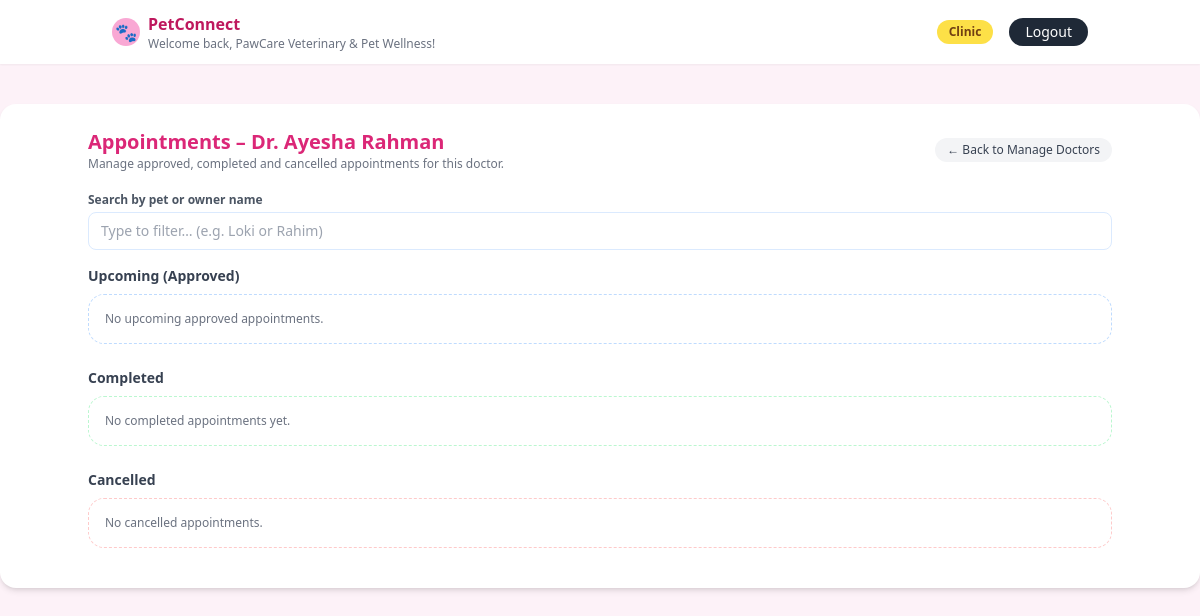
The page /clinic/doctor/3/appointments (signed in) on the database its author committed.
### tables this page shows
CREATE TABLE clinics (
    id INTEGER PRIMARY KEY AUTOINCREMENT,
    user_id INTEGER NOT NULL UNIQUE,
    name TEXT NOT NULL,
    license_number TEXT NOT NULL,
    email TEXT NOT NULL,
    contact_number TEXT NOT NULL,
    location TEXT NOT NULL,
    FOREIGN KEY (user_id) REFERENCES users(id)
);

CREATE TABLE doctors (
    id INTEGER PRIMARY KEY AUTOINCREMENT,
    clinic_id INTEGER NOT NULL,
    name TEXT NOT NULL,
    email TEXT NOT NULL,
    base_fee REAL NOT NULL,
    qualifications TEXT NOT NULL,
    rating REAL DEFAULT 0,
    weekly_schedule TEXT NOT NULL,
    FOREIGN KEY (clinic_id) REFERENCES clinics(id)
);

### app.py (the view, shortened to what this page needs)
@app.route("/clinic/doctor/<int:doctor_id>/appointments")
def clinic_doctor_appointments(doctor_id):
    if "user_id" not in session or session.get("role") != "clinic":
        return redirect(url_for("login"))
    clinic = get_or_create_clinic_for_current_user()
    if not clinic:
        flash("Clinic profile not found.", "danger")
        return redirect(url_for("login"))
    conn = get_db()
    cur = conn.cursor()
    auto_update_past_appointments(conn)
    doctor = cur.execute(
        "SELECT * FROM doctors WHERE id = ? AND clinic_id = ?",
        (doctor_id, clinic["id"]),
    ).fetchone()
    if not doctor:
        conn.close()
        flash("Doctor not found for this clinic.", "danger")
        return redirect(url_for("clinic_dashboard", tab="appointments"))
    q = (request.args.get("q") or "").strip()
    params = [doctor_id]
    where_extra = ""
    if q:
        where_extra = " AND LOWER(p.name) LIKE ?"
        params.append(f"%{q.lower()}%")
    rows = cur.execute(
        f"""
        SELECT
            a.id,
            a.appointment_date,
            a.status,
            a.rating,
            p.name               AS pet_name,
            CASE
                WHEN p.photo_filename IS NOT NULL AND p.photo_filename != ''
                THEN 'pet_photos/' || p.photo_filename
                ELSE 'images/paw-placeholder.png'
            END AS pet_photo,

            p.age                AS pet_age,
            p.age                AS age,

            p.animal_type        AS pet_animal_type,
            p.animal_type        AS animal_type,

            p.breed              AS pet_breed,
            p.breed              AS breed,

            p.gender             AS pet_gender,
            p.gender             AS gender,

            p.vaccination_status AS pet_vaccination_status,
            p.vaccination_status AS vaccination_status,

            o.name               AS owner_name,
            d.name               AS doctor_name
        FROM appointments a
        JOIN pets    p ON a.pet_id   = p.id
        JOIN owners  o ON p.owner_id = o.id
        JOIN doctors d ON a.doctor_id = d.id
        WHERE a.doctor_id = ?
          {where_extra}
        ORDER BY a.appointment_date ASC
        """,
        params,
    ).fetchall()
    conn.close()
    requests, upcoming, completed, cancelled = [], [], [], []
    return render_template(
        "clinic_doctor_appointments.html",
        clinic=clinic,
        doctor=doctor,
        q=q,
        requests=requests,
        upcoming=upcoming,
        completed=completed,
        cancelled=cancelled,
    )

### app.py (called while the page is built, shortened)
def get_db():
    conn = sqlite3.connect(app.config["DATABASE"])
    conn.row_factory = sqlite3.Row
    return conn

def get_or_create_clinic_for_current_user():
    user_id = session.get("user_id")
    if not user_id:
        return None
    conn = get_db()
    cur = conn.cursor()
    clinic = cur.execute(
        "SELECT * FROM clinics WHERE user_id = ?", (user_id,)
    ).fetchone()
    conn.close()
    return clinic

### templates/clinic_doctor_appointments.html (shortened to what this page needs)
{% extends "base.html" %}
{% block content %}
<div class="max-w-5xl mx-auto">
  <div class="flex items-center justify-between mb-5">
    <div>
      <h2 class="text-xl font-semibold text-pink-600">
        Appointments – {{ doctor['name'] }}
      </h2>
      <p class="text-xs text-gray-500">
        Manage approved, completed and cancelled appointments for this doctor.
      </p>
    </div>
    <a href="{{ url_for('clinic_dashboard', tab='doctors') }}"
      class="text-xs px-3 py-1 rounded-full bg-gray-100 text-gray-700 hover:bg-gray-200">
      ← Back to Manage Doctors
    </a>
  </div>
  <div class="mb-4">
    <label class="block text-xs font-semibold text-gray-600 mb-1">
      Search by pet or owner name
    </label>
    <input id="pet-search-input" type="text"
           placeholder="Type to filter… (e.g. Loki or Rahim)"
           class="w-full border border-blue-100 rounded-lg px-3 py-2 text-sm focus:ring-2 focus:ring-blue-300 focus:border-blue-300">
  </div>
  <div class="mb-6">
    <h3 class="text-sm font-semibold text-gray-700 mb-2">Upcoming (Approved)</h3>
    {% if upcoming %}
      <div class="space-y-3">
        {% for a in upcoming %}
          <div class="bg-white rounded-2xl border border-blue-100 px-4 py-3 flex justify-between gap-4 text-sm"
               data-pet-card
               data-search-term="{{ (a['pet_name'] or '')|lower }} {{ (a['owner_name'] or '')|lower }}">
            <div class="flex gap-3">
              <img
                src="{{ url_for('static', filename=(a['pet_photo'] or 'images/paw-placeholder.png')) }}"
                alt="Pet photo"
                class="w-14 h-14 rounded-full object-cover border border-blue-100"
              />
              <div>
                <p class="font-semibold text-gray-900">
                  {{ a['pet_name'] }}
                  <span class="text-gray-500 text-xs">({{ a['owner_name'] }})</span>
                </p>
                <p class="text-xs text-gray-500 mt-0.5">
                  Date &amp; Time: {{ a['appointment_date'] }}
                </p>
                <p class="text-xs text-gray-500 mt-1">
                  Pet:
                  <span class="font-medium text-gray-800">
                    {{ a['pet_animal_type'] or a['animal_type'] or 'Unknown' }} •
                    {{ a['pet_breed'] or a['breed'] or 'Breed N/A' }} •
                    {{ a['pet_gender'] or a['gender'] or 'Gender N/A' }} •
                    Age: {{ a['pet_age'] or a['age'] or 'N/A' }} •
                    Vaccination:
                    {{ a['pet_vaccination_status'] or a['vaccination_status'] or 'N/A' }}
                  </span>
                </p>
              </div>
            </div>
            <div class="flex flex-col items-end gap-2 text-xs">
              <span class="px-3 py-1 rounded-full bg-green-50 text-green-700 border border-green-200">
                Approved
              </span>
              <div class="flex gap-2">
                <a href="{{ url_for('reschedule_appointment', appt_id=a['id']) }}"
                   class="px-3 py-1 rounded-full bg-yellow-400 hover:bg-yellow-500 text-gray-800 font-medium">
                  Reschedule
                </a>
                <button type="button"
                        class="px-3 py-1 rounded-full bg-red-500 hover:bg-red-600 text-white font-medium"
                        data-cancel-url="{{ url_for('clinic_appointment_action', appt_id=a['id'], action='cancel') }}"
                        onclick="openApptCancelModal(this);">
                  Cancel
                </button>
              </div>
            </div>
          </div>
        {% endfor %}
      </div>
    {% else %}
      <div class="text-xs text-gray-500 bg-white rounded-2xl border border-dashed border-blue-200 p-4">
        No upcoming approved appointments.
      </div>
    {% endif %}
  </div>
  <div class="mb-6">
    <h3 class="text-sm font-semibold text-gray-700 mb-2">Completed</h3>
    {% if completed %}
      <div class="space-y-3">
        {% for a in completed %}
          <div class="bg-white rounded-2xl border border-green-100 px-4 py-3 flex items-center justify-between gap-4 text-sm"
               data-pet-card
               data-search-term="{{ (a['pet_name'] or '')|lower }} {{ (a['owner_name'] or '')|lower }}">
            <div class="flex gap-3 items-center">
              <img
                src="{{ url_for('static', filename=(a['pet_photo'] or 'images/paw-placeholder.png')) }}"
                class="w-11 h-11 rounded-full object-cover border border-green-100"
              />
              <div>
                <p class="font-semibold text-gray-900">
                  {{ a['pet_name'] }} <span class="text-gray-500">({{ a['owner_name'] }})</span>
                </p>
                <p class="text-xs text-gray-500">
                  {{ a['appointment_date'] }}
                </p>
              </div>
            </div>
            <span class="text-xs px-3 py-1 rounded-full bg-green-50 text-green-700 border border-green-200">
              Completed
            </span>
          </div>
        {% endfor %}
      </div>
    {% else %}
      <div class="text-xs text-gray-500 bg-white rounded-2xl border border-dashed border-green-200 p-4">
        No completed appointments yet.
      </div>
    {% endif %}
  </div>
  <div class="mb-4">
    <h3 class="text-sm font-semibold text-gray-700 mb-2">Cancelled</h3>
    {% if cancelled %}
      <div class="space-y-3">
        {% for a in cancelled %}
          <div class="bg-white rounded-2xl border border-red-100 px-4 py-3 flex items-center justify-between gap-4 text-sm"
               data-pet-card
               data-search-term="{{ (a['pet_name'] or '')|lower }} {{ (a['owner_name'] or '')|lower }}">
            <div class="flex gap-3 items-center">
              <img
                src="{{ url_for('static', filename=(a['pet_photo'] or 'images/paw-placeholder.png')) }}"
                class="w-11 h-11 rounded-full object-cover border border-red-100"
              />
              <div>
                <p class="font-semibold text-gray-900">
                  {{ a['pet_name'] }} <span class="text-gray-500">({{ a['owner_name'] }})</span>
                </p>
                <p class="text-xs text-gray-500">
                  {{ a['appointment_date'] }}
                </p>
              </div>
            </div>
            <span class="text-xs px-3 py-1 rounded-full bg-red-50 text-red-700 border border-red-200">
              {{ (a['status'] or '')|replace('_', ' ')|title }}
            </span>
          </div>
        {% endfor %}
      </div>
    {% else %}
      <div class="text-xs text-gray-500 bg-white rounded-2xl border border-dashed border-red-200 p-4">
        No cancelled appointments.
      </div>
    {% endif %}
  </div>
</div>
{% endblock %}

### templates/base.html (shortened to what this page needs)
<!DOCTYPE html>
<html lang="en">
<head>
  <script src="https://cdn.tailwindcss.com"></script>
</head>
<body class="bg-pink-50">
  <header class="bg-white shadow-sm">
    <div class="max-w-5xl mx-auto px-6 py-3 flex items-center justify-between">
      <div class="flex items-center space-x-2">
        <div class="w-7 h-7 rounded-full bg-pink-300 flex items-center justify-center">
          <span class="text-white text-lg">🐾</span>
        </div>
        <div>
          <p class="font-semibold text-pink-700">PetConnect</p>
          {% if session.get('user_name') %}
            <p class="text-xs text-gray-500">Welcome back, {{ session.get('user_name') }}!</p>
          {% endif %}
        </div>
      </div>
      <nav class="flex items-center space-x-4 text-sm">
        {% if session.get('user_id') %}
          <span class="px-3 py-1 rounded-full bg-yellow-300 text-xs font-semibold text-yellow-900">
            {{ session.get('role')|capitalize }}
          </span>
          <a href="{{ url_for('logout') }}"
             class="px-4 py-1 rounded-full bg-gray-800 text-white text-sm hover:bg-black transition">
            Logout
          </a>
        {% endif %}
      </nav>
    </div>
  </header>
  <main class="min-h-screen">
    <div class="max-w-7xl mx-auto mt-10">
      <div class="bg-white rounded-2xl shadow-md px-8 py-6">
        {% block content %}{% endblock %}
      </div>
    </div>
  </main>
</body>
</html>

### rows shown on the page
clinics: get "PawCare Veterinary & Pet Wellness"
doctors: name "Dr. Ayesha Rahman"

### other values the page prints
{{ session.get('role')|capitalize }} "Clinic"
